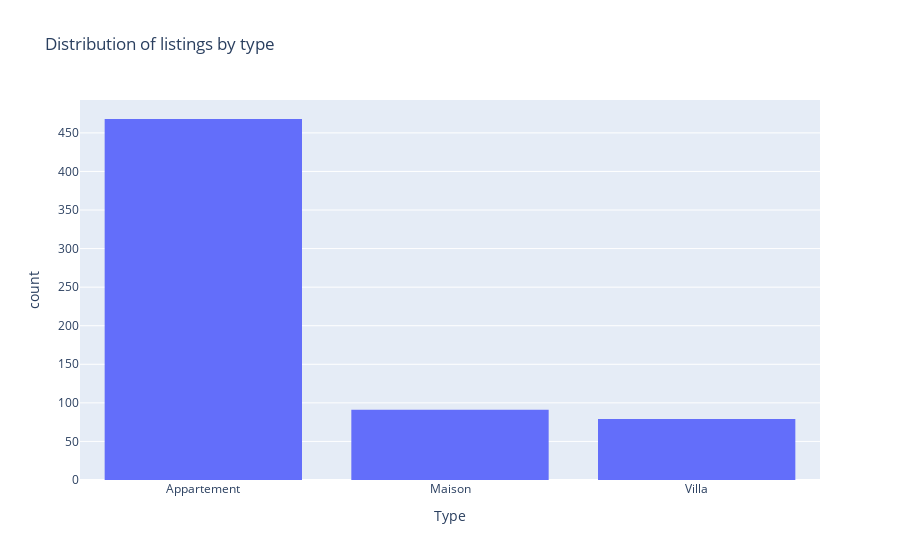

Notebook code for this chart:
### Code cell
# Distribution of listings by type using plotly
px.histogram(data, x='Type', title='Distribution of listings by type').show()

### Figure 1 — Plotly figure (JSON) as saved in the notebook; plotly's stock layout.template omitted (floating-point values rounded to 4 significant figures; data arrays with more than 128 entries replaced by an {"elided": "..."} marker saying what was removed)
{"data": [{"alignmentgroup": "True", "bingroup": "x", "hovertemplate": "Type=%{x}<br>count=%{y}<extra></extra>", "legendgroup": "", "marker": {"color": "#636efa", "pattern": {"shape": ""}}, "name": "", "offsetgroup": "", "orientation": "v", "showlegend": false, "type": "histogram", "x": {"elided": "638 str values"}, "xaxis": "x", "yaxis": "y"}], "layout": {"barmode": "relative", "legend": {"tracegroupgap": 0}, "title": {"text": "Distribution of listings by type"}, "xaxis": {"anchor": "y", "domain": [0, 1], "title": {"text": "Type"}}, "yaxis": {"anchor": "x", "domain": [0, 1], "title": {"text": "count"}}}}
